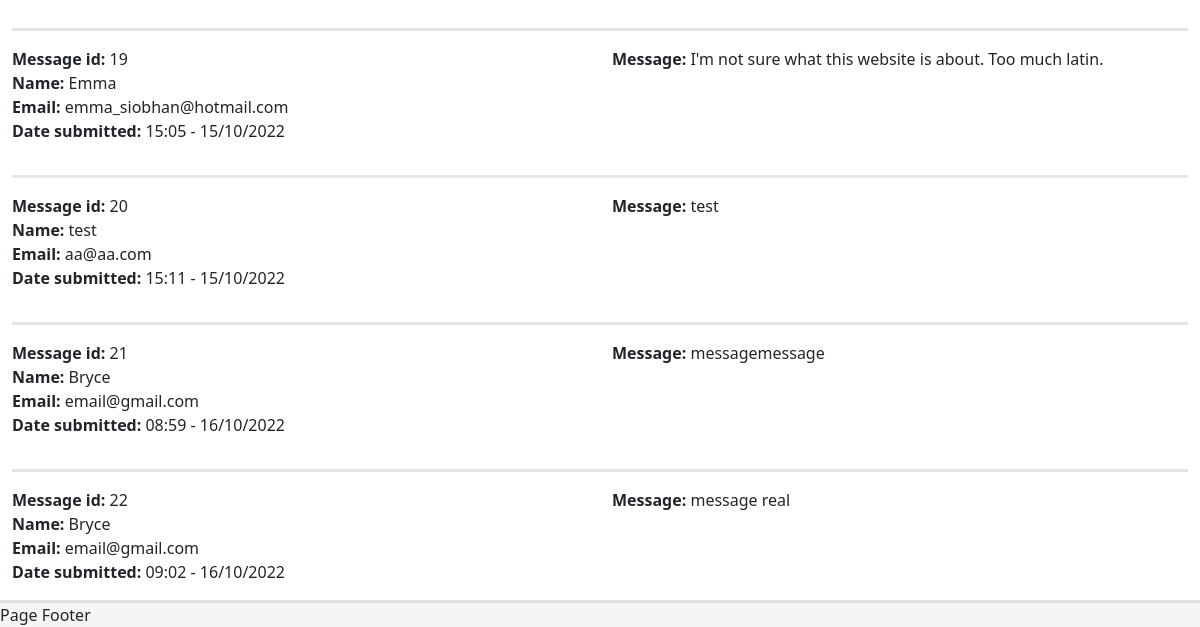
Before: /contact_messages (signed in, lower part) with the older database file.
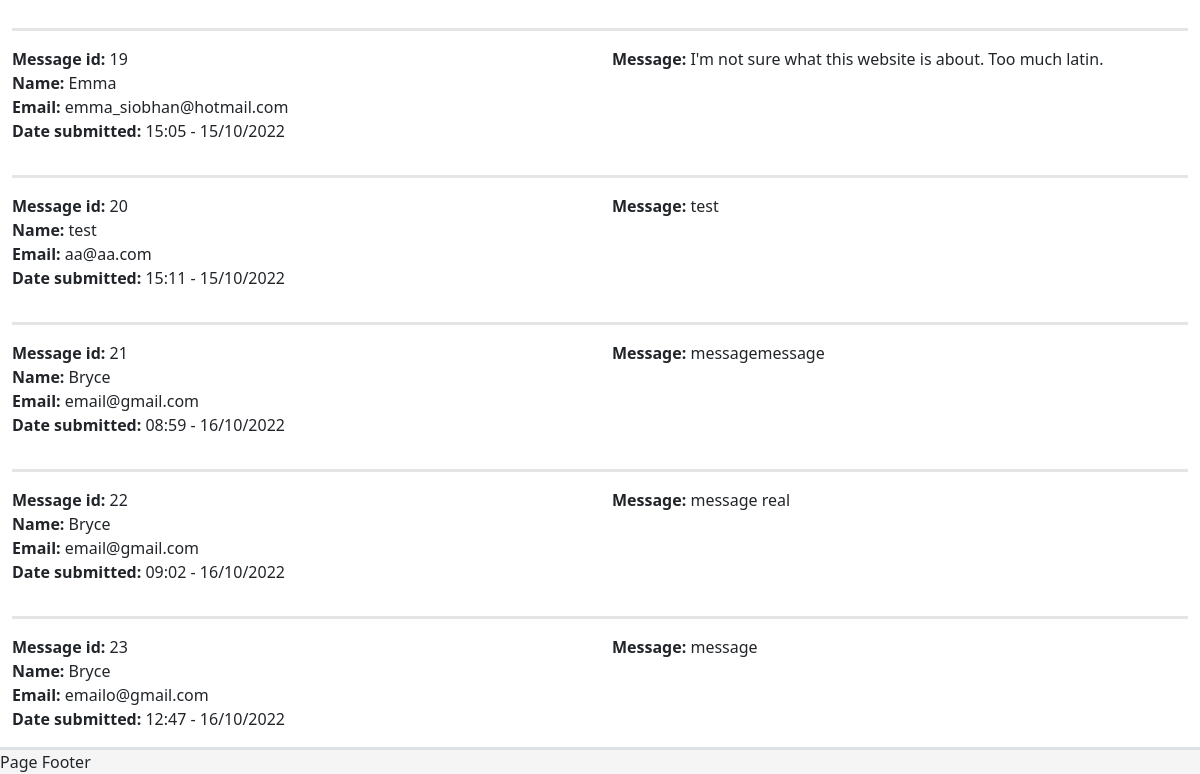
After: the same page with the newer database file.
### models.py (models this page shows, shortened)
class Contact(db.Model):
    id = db.Column(db.Integer, primary_key=True, autoincrement=True)
    name = db.Column(db.Text)
    email = db.Column(db.Text)
    message = db.Column(db.Text)
    dateSubmitted = db.Column(db.DateTime)

### app.py (the view)
@app.route('/contact_messages')
@login_required
def contact_messages():
    if current_user.is_admin():  # checks if the user is an admin
        all_messages = db.session.query(Contact).all()  # gets all messages from contact table
        return render_template("contact_messages.html", title="Contact Messages", user=current_user,
                               messages=all_messages)
    else:
        return redirect("/")  # if user is not an admin user gets redirected to home page

### models.py (called while the page is built)
@login.user_loader
def load_user(id):
    return User.query.get(int(id))

    def is_admin(self):
        if self.user_level == 2:
            return True
        else:
            return False

### templates/contact_messages.html
{% extends 'template.html' %}
{% block cellContent1 %}
    {% for contact in messages %}
        <p>
        <hr class="horizontal-divider">
        <div class="row">
            <div class="col-6">
                <span class="fw-bold">Message id: </span>
                {{ contact.id }}<br>
                <span class="fw-semibold">Name: </span>
                {{ contact.name }}<br>
                <span class="fw-semibold">Email: </span>
                {{ contact.email }}<br>
                <p>
                    <span class="fw-semibold">Date submitted: </span>
                    {{ contact.dateSubmitted.strftime('%H:%M - %d/%m/%Y') }}
                </p>
            </div>
            <div class="col-6">
                <span class="fw-bold">Message: </span>
                {{ contact.message }}
            </div>
        </div>
    {% endfor %}
{% endblock %}

Changed rows visible on the page:
added Contact: id "23", name "Bryce", email "emailo@gmail.com", dateSubmitted "12:47 - 16/10/2022", message "message"
